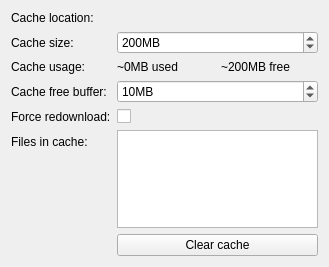
<?xml version="1.0" encoding="UTF-8"?>
<ui version="4.0">
 <class>qCjyxSettingsCachePanel</class>
 <widget class="ctkSettingsPanel" name="qCjyxSettingsCachePanel">
  <property name="geometry">
   <rect>
    <x>0</x>
    <y>0</y>
    <width>329</width>
    <height>267</height>
   </rect>
  </property>
  <property name="windowTitle">
   <string>Cache</string>
  </property>
  <layout class="QFormLayout" name="formLayout">
   <property name="fieldGrowthPolicy">
    <enum>QFormLayout::AllNonFixedFieldsGrow</enum>
   </property>
   <item row="1" column="0">
    <widget class="QLabel" name="CachePathLabel">
     <property name="toolTip">
      <string>Cache directory for downloaded files</string>
     </property>
     <property name="text">
      <string>Cache location:</string>
     </property>
    </widget>
   </item>
   <item row="4" column="1">
    <layout class="QHBoxLayout" name="horizontalLayout_2">
     <item>
      <widget class="QLabel" name="UsedCacheSizeLabel">
       <property name="text">
        <string>~0MB used</string>
       </property>
      </widget>
     </item>
     <item>
      <widget class="QLabel" name="FreeCacheSizeLabel">
       <property name="text">
        <string>~200MB free</string>
       </property>
      </widget>
     </item>
    </layout>
   </item>
   <item row="4" column="0">
    <widget class="QLabel" name="UsageLabel">
     <property name="toolTip">
      <string>Current usage of the cache</string>
     </property>
     <property name="text">
      <string>Cache usage:</string>
     </property>
    </widget>
   </item>
   <item row="2" column="1">
    <widget class="QSpinBox" name="CacheSizeSpinBox">
     <property name="suffix">
      <string>MB</string>
     </property>
     <property name="minimum">
      <number>1</number>
     </property>
     <property name="maximum">
      <number>999999999</number>
     </property>
     <property name="singleStep">
      <number>10</number>
     </property>
     <property name="value">
      <number>200</number>
     </property>
    </widget>
   </item>
   <item row="2" column="0">
    <widget class="QLabel" name="CacheSizeLabel">
     <property name="toolTip">
      <string>Upper limit of the dedicated cache for downloaded files</string>
     </property>
     <property name="text">
      <string>Cache size:</string>
     </property>
    </widget>
   </item>
   <item row="6" column="1">
    <widget class="QSpinBox" name="CacheFreeBufferSpinBox">
     <property name="suffix">
      <string>MB</string>
     </property>
     <property name="maximum">
      <number>999999999</number>
     </property>
     <property name="singleStep">
      <number>10</number>
     </property>
     <property name="value">
      <number>10</number>
     </property>
    </widget>
   </item>
   <item row="6" column="0">
    <widget class="QLabel" name="CacheFreeBufferLabel">
     <property name="toolTip">
      <string>Amount of space that should remain free. It should be the typical size of a file to download.</string>
     </property>
     <property name="text">
      <string>Cache free buffer:</string>
     </property>
    </widget>
   </item>
   <item row="7" column="0">
    <widget class="QLabel" name="ForceRedownloadLabel">
     <property name="toolTip">
      <string>Control whether a file must be downloaded even if it is already in the cache</string>
     </property>
     <property name="text">
      <string>Force redownload:</string>
     </property>
    </widget>
   </item>
   <item row="7" column="1">
    <widget class="QCheckBox" name="ForceRedownloadCheckBox">
     <property name="text">
      <string/>
     </property>
    </widget>
   </item>
   <item row="8" column="1">
    <widget class="QListWidget" name="FilesListWidget"/>
   </item>
   <item row="8" column="0">
    <widget class="QLabel" name="FilesListLabel">
     <property name="text">
      <string>Files in cache:</string>
     </property>
    </widget>
   </item>
   <item row="9" column="1">
    <widget class="QPushButton" name="ClearCachePushButton">
     <property name="toolTip">
      <string>Delete all files in cache directory</string>
     </property>
     <property name="text">
      <string>Clear cache</string>
     </property>
    </widget>
   </item>
   <item row="1" column="1">
    <widget class="ctkDirectoryButton" name="CachePathButton"/>
   </item>
  </layout>
 </widget>
 <customwidgets>
  <customwidget>
   <class>ctkDirectoryButton</class>
   <extends>QWidget</extends>
   <header>ctkDirectoryButton.h</header>
  </customwidget>
  <customwidget>
   <class>ctkSettingsPanel</class>
   <extends>QWidget</extends>
   <header>ctkSettingsPanel.h</header>
   <container>1</container>
  </customwidget>
 </customwidgets>
 <resources/>
 <connections/>
</ui>
